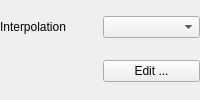
            <widget class="QWidget" name="materialActuator">
             <layout class="QGridLayout" name="gridLayout_8">
              <property name="leftMargin">
               <number>0</number>
              </property>
              <property name="topMargin">
               <number>0</number>
              </property>
              <property name="rightMargin">
               <number>0</number>
              </property>
              <property name="bottomMargin">
               <number>0</number>
              </property>
              <item row="0" column="0">
               <widget class="QLabel" name="label_34">
                <property name="text">
                 <string>Interpolation</string>
                </property>
               </widget>
              </item>
              <item row="0" column="1">
               <widget class="QComboBox" name="materialInterpolation">
                <property name="sizePolicy">
                 <sizepolicy hsizetype="Minimum" vsizetype="Fixed">
                  <horstretch>0</horstretch>
                  <verstretch>0</verstretch>
                 </sizepolicy>
                </property>
               </widget>
              </item>
              <item row="1" column="1">
               <widget class="QPushButton" name="btnMaterialParameters">
                <property name="text">
                 <string>Edit ...</string>
                </property>
                <property name="icon">
                 <iconset resource="../resource/resource.qrc">
                  <normaloff>:/16x16_ico_png/edit.png</normaloff>:/16x16_ico_png/edit.png</iconset>
                </property>
               </widget>
              </item>
             </layout>
            </widget>
